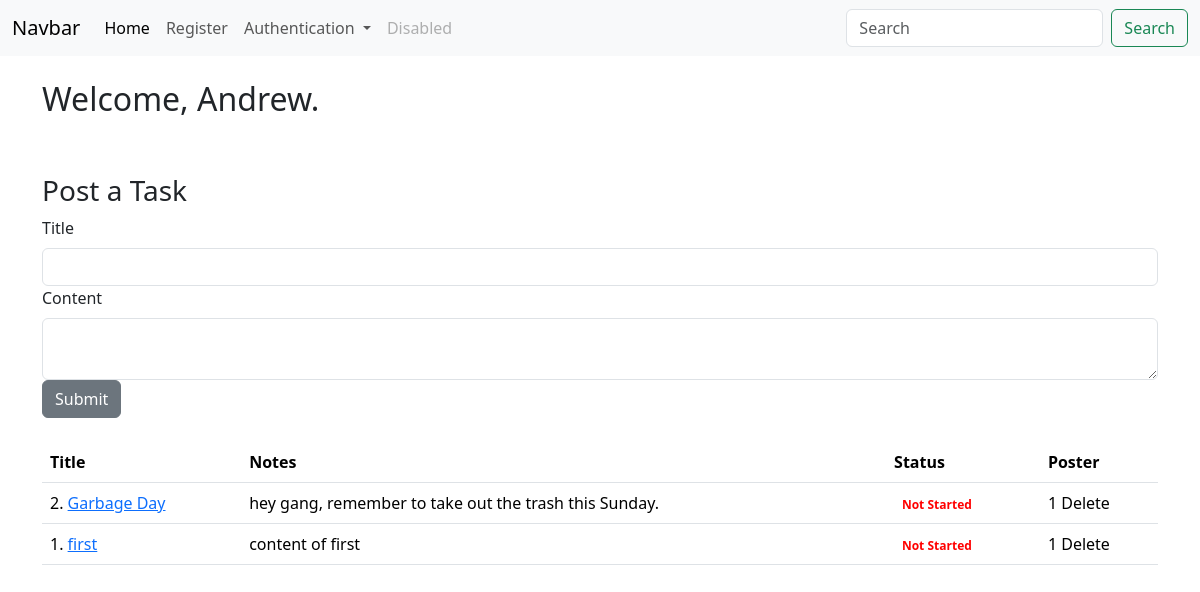
Page / (signed in) on the earlier database version.
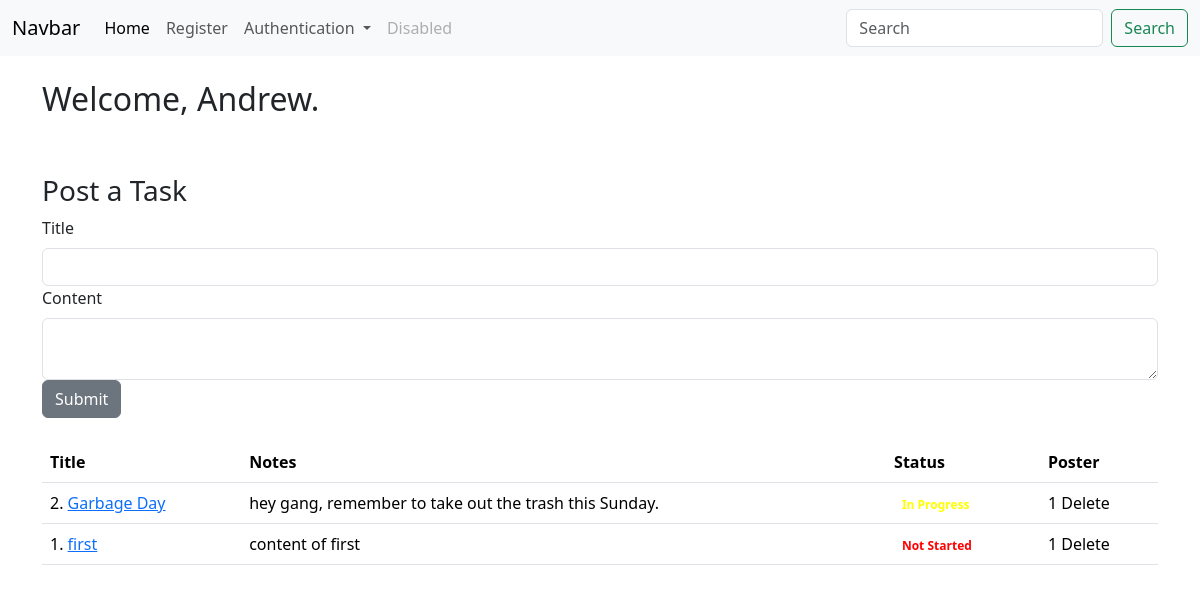
Same page on the later database version.
### app/models/models.py (models this page shows, shortened)
class Users(db.Model, UserMixin):
    id = db.Column(db.Integer, primary_key=True)
    key = db.Column(db.String(20), nullable=False)
    username = db.Column(db.String(20), nullable=False, unique=True)
    name = db.Column(db.String(40), nullable=False)
    date_added = db.Column(db.DateTime, default=datetime.utcnow)
    password_hash = db.Column(db.String(128))
    @property
    def password(self):
        raise AttributeError('password is not a readable attribute!')

class GroupTasks(db.Model): # TODO reference other users, and each user can see their tasks
    id = db.Column(db.Integer, primary_key=True)
    poster_id = db.Column(db.Integer, db.ForeignKey('users.id'))
    title = db.Column(db.String(55))
    content = db.Column(db.Text)
    due_date = db.Column(db.DateTime, default=datetime.utcnow)
    date_posted = db.Column(db.DateTime, default=datetime.utcnow)
    status = db.Column(db.Integer, default = 0)
    tally = db.Column(db.Integer, default = 0)

### app/dash/routes.py (the view)
@dash_bp.route("/", methods=['GET', 'POST'])
def index():
    task_form = GroupTaskForm()
    if task_form.validate_on_submit():
        return paul.post_new_task_and_redirect(task_form)
    tasks = paul.get_homepage_tasks()
    return render_template("index.html", tasks=tasks, task_form=task_form)

### app/forms.py
class GroupTaskForm(FlaskForm):
    title = StringField("Title", validators=[DataRequired()])
    content = CKEditorField('Content', validators=[DataRequired()])
    submit = SubmitField("Submit")

class SearchForm(FlaskForm):
    searched = StringField("Searched", validators=[DataRequired()])
    submit = SubmitField("Submit")

### app/DataInterface/group.py (called while the page is built)
    def get_homepage_tasks(self):
        tasks = GroupTasks.query.order_by(GroupTasks.date_posted)
        get_tasks = []
        for i in tasks:
            get_tasks.append(i)
        return get_tasks[::-1]

### run.py (called while the page is built)
@app.context_processor
def base():
    form = SearchForm()
    return dict(form=form)

### app/templates/index.html (shortened to what this page needs)
{% extends 'base.html' %}
{% block content %}
{% if current_user.is_authenticated %}
<div class="container mt-4">
    {% if current_user.is_authenticated %}
        <h2>Welcome, {{ current_user.name }}.</h2> <br><br>
        <h3>Post a Task</h3>
        <form method="POST" class="mb-4">
            <div class="form-group">
                {{ task_form.title.label(class="form-label") }}
                {{ task_form.title(class="form-control") }}
            </div>
            <div class="form-group">
                {{ task_form.content.label(class="form-label") }}
                {{ task_form.content(class="form-control") }}
            </div>
            {{ task_form.submit(class="btn btn-secondary") }}
        </form>
        <table class="table">
            <thead>
                <tr>
                    <th scope="col">Title</th>
                    <th scope="col">Notes</th>
                    <th scope="col">Status</th>
                    <th scope="col">Poster</th>
                </tr>
            </thead>
            <tbody>
                {% for task in tasks %}
                    <tr>
                        <td scope="row">{{ task.id }}. <a href="{{ url_for('dash_bp.group_task', id=task.id) }}">{{ task.title }}</a></td>
                        <td style="max-width: 500px;">{{ task.content }}</td>
                        <td>
                            {% if task.status == 0 %}
                                <span class="badge badge-warning" style="color: red;">Not Started</span>
                            {% elif task.status == 1 %}
                                <span class="badge badge-info" style="color: yellow;">In Progress</span>
                            {% elif task.status == 2 %}
                                <span class="badge badge-success" style="color: green;">Completed</span>
                            {% endif %}
                        </td>
                        <td>{{ task.poster_id }} {% if task.poster_id == current_user.id %} Delete {% endif %}</td>
                    </tr>
                {% endfor %}
            </tbody>
        </table>
    {% else %}
        <p>Please <a href="{{ url_for('auth_bp.login') }}">Login</a> or <a href="{{ url_for('auth_bp.new_user') }}">Register</a></p>
    {% endif %}
</div>
{%else%}
please <a href="{{ url_for('auth_bp.login') }}"> Login </a> <br>
or <a href="{{ url_for('auth_bp.new_user') }}">Register</a>
{%endif%}
{% endblock %}

### app/templates/base.html (shortened to what this page needs)
<!doctype html>
<html lang="en">
    <head>
        <link href="https://cdn.jsdelivr.net/npm/bootstrap@5.3.2/dist/css/bootstrap.min.css" rel="stylesheet">
        <link href="{{url_for('static', filename='css/styles.css')}}" rel="stylesheet">
      </head>
<body>
    {%include 'navbar.html'%}
    {%block content%}
    {%endblock%}
</body>
</html>

### app/templates/navbar.html (shortened to what this page needs)
<nav class="navbar navbar-expand-lg bg-light">
    <div class="container-fluid">
      <a class="navbar-brand" href="#">Navbar</a>
      <div class="collapse navbar-collapse" id="navbarSupportedContent">
        <ul class="navbar-nav me-auto mb-2 mb-lg-0">
          <li class="nav-item">
            <a class="nav-link active" aria-current="page" href="{{ url_for('dash_bp.index') }}">Home</a>
          </li>
          <li class="nav-item">
            <a class="nav-link" href="{{ url_for('auth_bp.new_user') }}">Register</a>
          </li>
          <li class="nav-item dropdown">
            <a class="nav-link dropdown-toggle" href="#" role="button" data-bs-toggle="dropdown" aria-expanded="false">
              Authentication
            </a>
          </li>
          <li class="nav-item">
            {%if current_user.username == "admin"%}
            <li><a class="nav-link" href=#>Admin Console</a></li>
            {%else%}
            <a class="nav-link disabled">Disabled</a>
            {%endif%}
          </li>
        </ul>
        <form method="POST" action="{{url_for('search_bp.search') }}" class="d-flex">
          <input class="form-control me-2" type="search" placeholder="Search" aria-label="Search" name="searched">
          <button class="btn btn-outline-success" type="submit">Search</button>
        </form>
      </div>
    </div>
  </nav>

Differences in the rows shown:
changed GroupTasks "Garbage Day": status "Not Started" → "In Progress"
